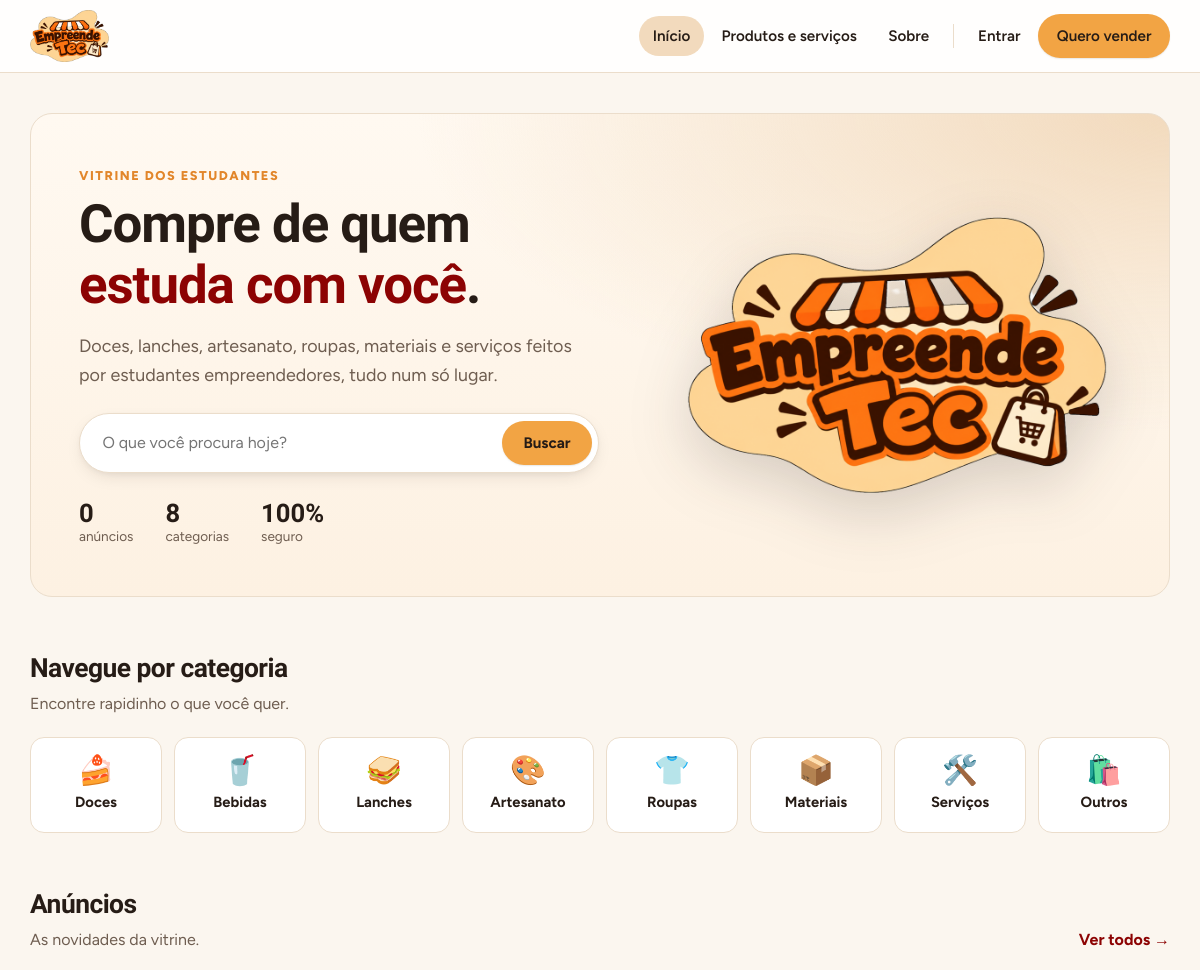
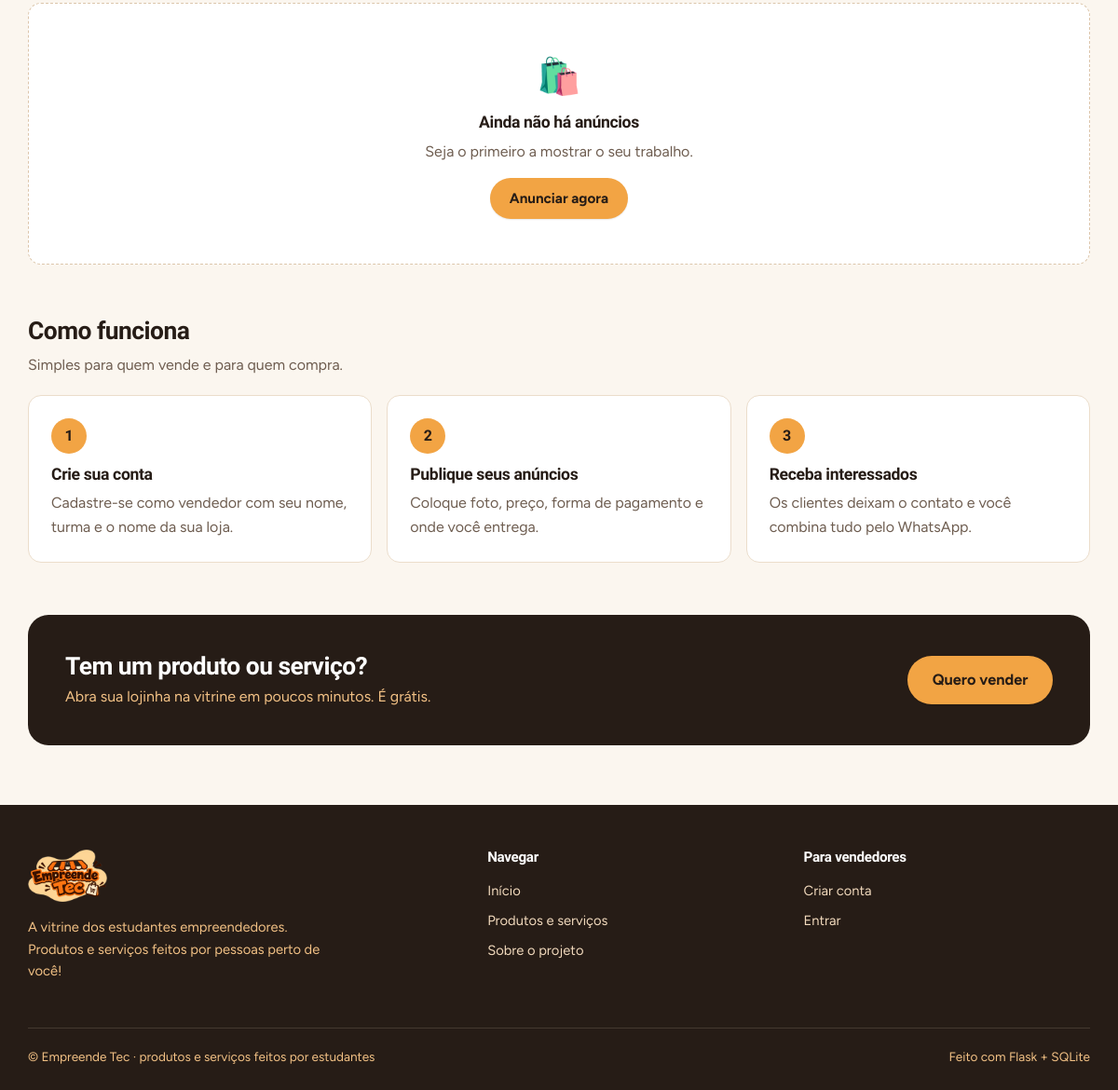
The page / on the database its author committed (2 pictures, top to bottom).
### tables this page shows
CREATE TABLE categorias(
  id INTEGER PRIMARY KEY AUTOINCREMENT, nome TEXT NOT NULL UNIQUE, icone TEXT);

### app.py (the view)
@app.route('/')
def index():
    return render_template('index.html', destaques=buscar({}))  # todos os anúncios cadastrados

### app.py (called while the page is built)
def conectar():
    c = sqlite3.connect(DB)
    c.row_factory = sqlite3.Row
    c.execute('PRAGMA foreign_keys=ON')
    return c

def db():
    if 'db' not in g:
        g.db = conectar()
    return g.db

@app.teardown_appcontext
def fechar(_):
    c = g.pop('db', None)
    if c:
        c.close()

def q(sql, args=(), one=False):
    rows = db().execute(sql, args).fetchall()
    return (rows[0] if rows else None) if one else rows

@app.before_request
def carregar_usuario():
    uid = session.get('user_id')
    g.user = q('SELECT * FROM usuarios WHERE id=?', (uid,), True) if uid else None

@app.context_processor
def contexto():
    u = g.get('user')
    nao_lidas = q('SELECT COUNT(*) n FROM notificacoes WHERE usuario_id=? AND lida=0', (u['id'],), True)['n'] if u else 0
    return dict(user=u, categorias=q('SELECT * FROM categorias ORDER BY id'), TIPOS=TIPOS,
                PAGAMENTOS=list(PAGAMENTOS), pagto_marcado=pagto_marcado, nao_lidas=nao_lidas,
                ICONES_NOTIF=ICONES_NOTIF)

def buscar(args, so_disponiveis=False, limite=None):
    w, a = [], []
    if so_disponiveis:
        w.append("p.status='Disponível'")
    if args.get('q'):
        w.append('(p.nome LIKE ? OR p.descricao LIKE ?)')
        a += [f"%{args['q']}%"] * 2
    if args.get('tipo') in TIPOS:
        w.append('p.tipo=?'); a.append(args['tipo'])
    if str(args.get('categoria', '')).isdigit():
        w.append('p.categoria_id=?'); a.append(int(args['categoria']))
    sql = SEL + (' WHERE ' + ' AND '.join(w) if w else '') + ' ORDER BY p.id DESC'
    if limite:
        sql += f' LIMIT {int(limite)}'
    return q(sql, a)

### templates/index.html (shortened to what this page needs)
{% extends 'base.html' %}{% from '_card.html' import card %}
{% block conteudo %}
<section class="hero">
  <div>
    <span class="sobretitulo">Vitrine dos estudantes</span>
    <h1>Compre de quem <em>estuda com você</em>.</h1>
    <p class="lead">Doces, lanches, artesanato, roupas, materiais e serviços feitos por estudantes empreendedores, tudo num só lugar.</p>
    <form class="busca-hero" method="get" action="{{ url_for('produtos') }}" role="search">
      <input id="busca" name="q" placeholder="O que você procura hoje?">
      <button class="btn">Buscar</button>
    </form>
    <div class="numeros">
      <div><strong>{{ destaques|length }}</strong><span>anúncios</span></div>
      <div><strong>{{ categorias|length }}</strong><span>categorias</span></div>
      <div><strong>100%</strong><span>seguro</span></div>
    </div>
  </div>
  <div class="hero-arte"><img src="{{ url_for('static', filename='img/logo.png') }}" alt="Empreende Tec"></div>
</section>
<section class="secao">
  <div class="secao-topo">
    <div><h2>Navegue por categoria</h2><p>Encontre rapidinho o que você quer.</p></div>
  </div>
  <div class="cats">
    {% for c in categorias %}<a class="cat" href="{{ url_for('produtos', categoria=c.id) }}"><span>{{ c.icone }}</span>{{ c.nome }}</a>{% endfor %}
  </div>
</section>
<section class="secao">
  <div class="secao-topo">
    <div><h2>Anúncios</h2><p>As novidades da vitrine.</p></div>
    <a href="{{ url_for('produtos') }}">Ver todos →</a>
  </div>
  {% if destaques %}
    <div class="grid">{% for p in destaques %}{{ card(p) }}{% endfor %}</div>
  {% else %}
    <div class="vazio"><span>🛍️</span><h3>Ainda não há anúncios</h3><p>Seja o primeiro a mostrar o seu trabalho.</p><a class="btn" href="{{ url_for('cadastro') }}">Anunciar agora</a></div>
  {% endif %}
</section>
<section class="secao">
  <div class="secao-topo"><div><h2>Como funciona</h2><p>Simples para quem vende e para quem compra.</p></div></div>
  <div class="passos">
    <div class="passo"><b>1</b><h3>Crie sua conta</h3><p>Cadastre-se como vendedor com seu nome, turma e o nome da sua loja.</p></div>
    <div class="passo"><b>2</b><h3>Publique seus anúncios</h3><p>Coloque foto, preço, forma de pagamento e onde você entrega.</p></div>
    <div class="passo"><b>3</b><h3>Receba interessados</h3><p>Os clientes deixam o contato e você combina tudo pelo WhatsApp.</p></div>
  </div>
</section>
<section class="secao chamada">
  <div><h2>Tem um produto ou serviço?</h2><p>Abra sua lojinha na vitrine em poucos minutos. É grátis.</p></div>
  <a class="btn btn-lg" href="{{ url_for('cadastro') }}">Quero vender</a>
</section>
{% endblock %}

### templates/base.html (shortened to what this page needs)
<!doctype html>
<html lang="pt-BR">
<head>
  <link rel="stylesheet" href="{{ url_for('static', filename='css/cores.css') }}">
</head>
<body>
{% set ep = request.endpoint %}
<header class="topo">
  <div class="wrap">
    <a class="marca" href="{{ url_for('index') }}" aria-label="Empreende Tec - início">
      <img src="{{ url_for('static', filename='img/logo.png') }}" alt="Empreende Tec" class="logo">
    </a>
    <nav class="menu">
      <a href="{{ url_for('index') }}" class="{{ 'ativo' if ep=='index' }}">Início</a>
      <a href="{{ url_for('produtos') }}" class="{{ 'ativo' if ep in ('produtos','produto') }}">Produtos e serviços</a>
      <a href="{{ url_for('sobre') }}" class="{{ 'ativo' if ep=='sobre' }}">Sobre</a>
      {% if user %}
        <a href="{{ url_for('painel') }}" class="{{ 'ativo' if ep in ('painel','novo_produto','editar') }}">Meu painel</a>
        <a href="{{ url_for('notificacoes') }}" class="sino {{ 'ativo' if ep=='notificacoes' }}" aria-label="Notificações{{ ' (' ~ nao_lidas ~ ' não lidas)' if nao_lidas }}">🔔<span class="sino-texto">Notificações</span>{% if nao_lidas %}<span class="contador">{{ nao_lidas if nao_lidas < 100 else '99+' }}</span>{% endif %}</a>
        <a href="{{ url_for('perfil') }}" class="{{ 'ativo' if ep in ('perfil','editar_perfil') }}">Perfil</a>
      {% else %}
        <a href="{{ url_for('login') }}" class="{{ 'ativo' if ep=='login' }}">Entrar</a>
        <a class="btn" href="{{ url_for('cadastro') }}">Quero vender</a>
      {% endif %}
    </nav>
  </div>
</header>
<main>
  <div class="wrap">
    {% block conteudo %}{% endblock %}
  </div>
</main>
<footer class="rodape">
  <div class="wrap">
    <div class="rodape-grid">
      <div>
        <img src="{{ url_for('static', filename='img/logo.png') }}" alt="Empreende Tec" class="logo">
        <p>A vitrine dos estudantes empreendedores. Produtos e serviços feitos por pessoas perto de você!</p>
      </div>
      <div>
        <h4>Navegar</h4>
        <ul>
          <li><a href="{{ url_for('index') }}">Início</a></li>
          <li><a href="{{ url_for('produtos') }}">Produtos e serviços</a></li>
          <li><a href="{{ url_for('sobre') }}">Sobre o projeto</a></li>
        </ul>
      </div>
      <div>
        <h4>Para vendedores</h4>
        <ul>
          {% if user %}
          <li><a href="{{ url_for('painel') }}">Meu painel</a></li>
          <li><a href="{{ url_for('novo_produto') }}">Novo anúncio</a></li>
          <li><a href="{{ url_for('perfil') }}">Meu perfil</a></li>
          <li><a href="{{ url_for('notificacoes') }}">Notificações</a></li>
          {% else %}
          <li><a href="{{ url_for('cadastro') }}">Criar conta</a></li>
          <li><a href="{{ url_for('login') }}">Entrar</a></li>
          {% endif %}
        </ul>
      </div>
    </div>
    <div class="rodape-fim">
      <span>© Empreende Tec · produtos e serviços feitos por estudantes</span>
      <span>Feito com Flask + SQLite</span>
    </div>
  </div>
</footer>
</body>
</html>

### rows shown on the page
categorias: icone "🍰", nome "Doces"
categorias: icone "🥤", nome "Bebidas"
categorias: icone "🥪", nome "Lanches"
categorias: icone "🎨", nome "Artesanato"
categorias: icone "👕", nome "Roupas"
categorias: icone "📦", nome "Materiais"
categorias: icone "🛠️", nome "Serviços"
categorias: icone "🛍️", nome "Outros"

### other values the page prints
{{ destaques|length }} "0"
{{ categorias|length }} "8"
